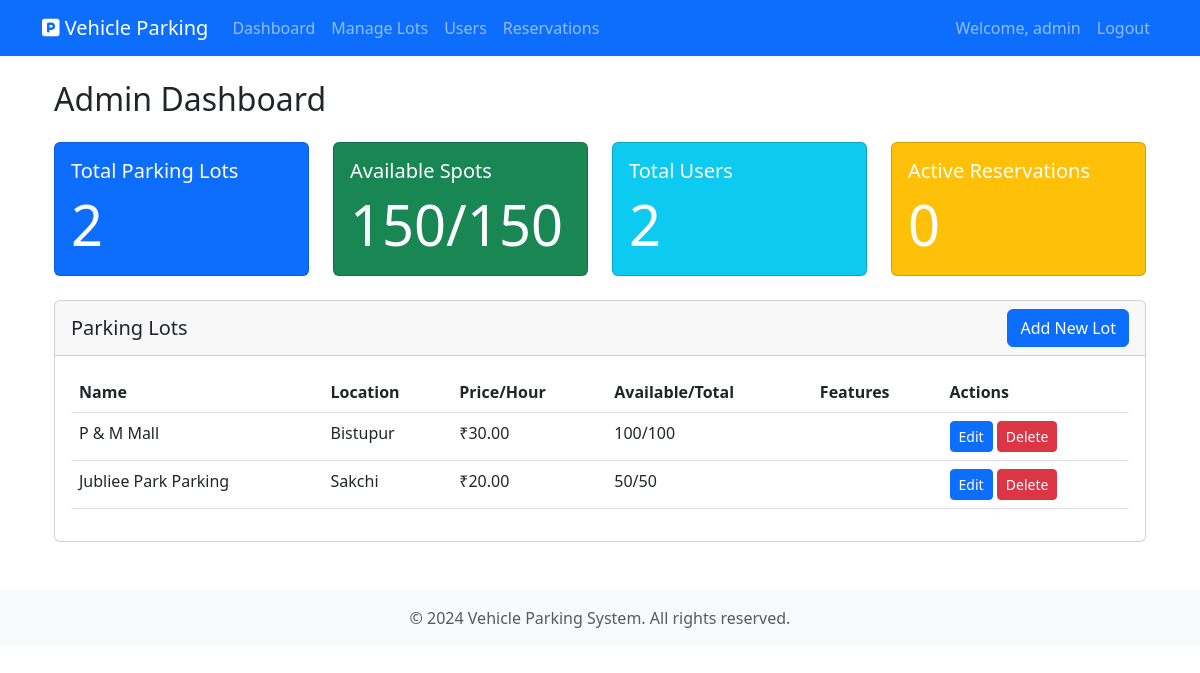
The app's page /admin/dashboard (signed in) with its own data.
### app/models.py (models this page shows, shortened)
class User(UserMixin, db.Model):
    id = db.Column(db.Integer, primary_key=True)
    username = db.Column(db.String(64), unique=True, nullable=False)
    email = db.Column(db.String(120), unique=True, nullable=False)
    password_hash = db.Column(db.String(128))
    is_admin = db.Column(db.Boolean, default=False)
    reservations = db.relationship('Reservation', backref='user', lazy=True)

class ParkingLot(db.Model):
    id = db.Column(db.Integer, primary_key=True)
    name = db.Column(db.String(100), nullable=False)
    prime_location_name = db.Column(db.String(100), nullable=False)
    address = db.Column(db.String(200), nullable=False)
    pin_code = db.Column(db.String(10), nullable=False)
    price_per_hour = db.Column(db.Float, nullable=False)
    maximum_spots = db.Column(db.Integer, nullable=False)
    created_at = db.Column(db.DateTime, default=datetime.utcnow)
    spots = db.relationship('ParkingSpot', backref='lot', lazy=True, cascade='all, delete-orphan')

### app/admin/routes.py (the view)
@bp.route('/dashboard')
@login_required
@admin_required
def dashboard():
    total_lots = ParkingLot.query.count()
    total_spots = ParkingSpot.query.count()
    available_spots = ParkingSpot.query.filter_by(status='A').count()
    total_users = User.query.filter_by(is_admin=False).count()
    active_reservations = Reservation.query.filter_by(status='active').count()
    parking_lots = ParkingLot.query.all()
    return render_template('admin/dashboard.html',
                         total_lots=total_lots,
                         total_spots=total_spots,
                         available_spots=available_spots,
                         total_users=total_users,
                         active_reservations=active_reservations,
                         parking_lots=parking_lots)

### app/admin/routes.py (called while the page is built)
def admin_required(f):
    @wraps(f)
    def decorated_function(*args, **kwargs):
        if not current_user.is_authenticated or not current_user.is_admin:
            flash('You do not have permission to access this page.', 'error')
            return redirect(url_for('main.index'))
        return f(*args, **kwargs)
    return decorated_function

### app/models.py (called while the page is built)
@login_manager.user_loader
def load_user(id):
    return User.query.get(int(id))

### app/templates/admin/dashboard.html (shortened to what this page needs)
{% extends "base.html" %}
{% block content %}
<div class="container mt-4">
    <h2>Admin Dashboard</h2>
    <div class="row mt-4">
        <div class="col-md-3">
            <div class="card text-white bg-primary">
                <div class="card-body">
                    <h5 class="card-title">Total Parking Lots</h5>
                    <p class="card-text display-4">{{ total_lots }}</p>
                </div>
            </div>
        </div>
        <div class="col-md-3">
            <div class="card text-white bg-success">
                <div class="card-body">
                    <h5 class="card-title">Available Spots</h5>
                    <p class="card-text display-4">{{ available_spots }}/{{ total_spots }}</p>
                </div>
            </div>
        </div>
        <div class="col-md-3">
            <div class="card text-white bg-info">
                <div class="card-body">
                    <h5 class="card-title">Total Users</h5>
                    <p class="card-text display-4">{{ total_users }}</p>
                </div>
            </div>
        </div>
        <div class="col-md-3">
            <div class="card text-white bg-warning">
                <div class="card-body">
                    <h5 class="card-title">Active Reservations</h5>
                    <p class="card-text display-4">{{ active_reservations }}</p>
                </div>
            </div>
        </div>
    </div>
    <div class="row mt-4">
        <div class="col-12">
            <div class="card">
                <div class="card-header d-flex justify-content-between align-items-center">
                    <h5 class="mb-0">Parking Lots</h5>
                    <a href="{{ url_for('admin.new_parking_lot') }}" class="btn btn-primary">Add New Lot</a>
                </div>
                <div class="card-body">
                    <div class="table-responsive">
                        <table class="table">
                            <thead>
                                <tr>
                                    <th>Name</th>
                                    <th>Location</th>
                                    <th>Price/Hour</th>
                                    <th>Available/Total</th>
                                    <th>Features</th>
                                    <th>Actions</th>
                                </tr>
                            </thead>
                            <tbody>
                                {% for lot in parking_lots %}
                                <tr>
                                    <td>{{ lot.name }}</td>
                                    <td>{{ lot.prime_location_name }}</td>
                                    <td>₹{{ "%.2f"|format(lot.price_per_hour) }}</td>
                                    <td>
                                        {% set available = lot.spots|selectattr('status', 'equalto', 'A')|list|length %}
                                        {{ available }}/{{ lot.maximum_spots }}
                                    </td>
                                    <td>
                                    </td>
                                    <td>
                                        <a href="{{ url_for('admin.edit_parking_lot', lot_id=lot.id) }}"
                                            class="btn btn-sm btn-primary">Edit</a>
                                        <a href="{{ url_for('admin.delete_parking_lot', lot_id=lot.id) }}"
                                            class="btn btn-sm btn-danger"
                                            onclick="return confirm('Are you sure you want to delete this parking lot?')">Delete</a>
                                    </td>
                                </tr>
                                {% endfor %}
                            </tbody>
                        </table>
                    </div>
                </div>
            </div>
        </div>
    </div>
</div>
{% endblock %}

### app/templates/base.html (shortened to what this page needs)
<!DOCTYPE html>
<html lang="en">
<head>
    <link href="https://cdn.jsdelivr.net/npm/bootstrap@5.3.0/dist/css/bootstrap.min.css" rel="stylesheet">
    <link href="https://cdnjs.cloudflare.com/ajax/libs/font-awesome/6.0.0/css/all.min.css" rel="stylesheet">
</head>
<body>
    <nav class="navbar navbar-expand-lg navbar-dark bg-primary">
        <div class="container">
            <a class="navbar-brand" href="{{ url_for('main.index') }}">
                <i class="fas fa-parking"></i> Vehicle Parking
            </a>
            <div class="collapse navbar-collapse" id="navbarNav">
                <ul class="navbar-nav me-auto">
                    {% if current_user.is_authenticated %}
                    {% if current_user.is_admin %}
                    <li class="nav-item">
                        <a class="nav-link" href="{{ url_for('admin.dashboard') }}">Dashboard</a>
                    </li>
                    <li class="nav-item">
                        <a class="nav-link" href="{{ url_for('admin.parking_lots') }}">Manage Lots</a>
                    </li>
                    <li class="nav-item">
                        <a class="nav-link" href="{{ url_for('admin.users') }}">Users</a>
                    </li>
                    <li class="nav-item">
                        <a class="nav-link" href="{{ url_for('admin.reservations') }}">Reservations</a>
                    </li>
                    {% endif %}
                    {% endif %}
                </ul>
                <ul class="navbar-nav">
                    {% if current_user.is_authenticated %}
                    <li class="nav-item">
                        <span class="nav-link">Welcome, {{ current_user.username }}</span>
                    </li>
                    <li class="nav-item">
                        <a class="nav-link" href="{{ url_for('auth.logout') }}">Logout</a>
                    </li>
                    {% endif %}
                </ul>
            </div>
        </div>
    </nav>
    <div class="container mt-4">
        {% block content %}{% endblock %}
    </div>
    <footer class="footer mt-5 py-3 bg-light">
        <div class="container text-center">
            <span class="text-muted">© 2024 Vehicle Parking System. All rights reserved.</span>
        </div>
    </footer>
</body>
</html>

### records on screen
User: username "admin"
ParkingLot: name "P & M Mall", prime_location_name "Bistupur", price_per_hour "30.00", maximum_spots "100"
ParkingLot: name "Jubliee Park Parking", prime_location_name "Sakchi", price_per_hour "20.00", maximum_spots "50"

### other values on screen
{{ total_lots }} "2"
{{ available_spots }} "150"
{{ total_spots }} "150"
{{ total_users }} "2"
{{ active_reservations }} "0"
